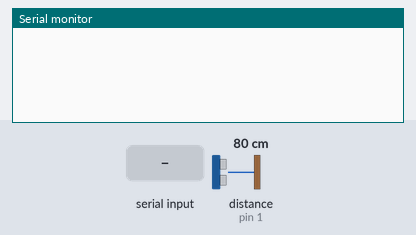
Recording of a sketch running on a simulated Arduino Uno, built with avr-gcc and run on an emulated ATmega328P. Shown: the last lines printed to the serial monitor. Inputs (shaded band) come from the test bench; at power-on: distance to the obstacle (sensor on pin 1) 80 cm. The echo pulse lasts 58.3 µs per cm.

Above: at 1.2 s.
1.3 s: "F" received over Serial
At 2.6 s:
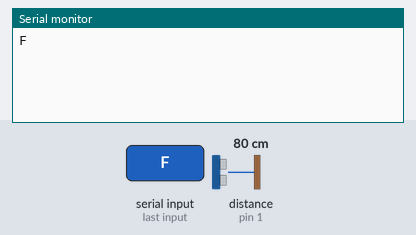
2.9 s: "B" received over Serial
At 4.1 s:
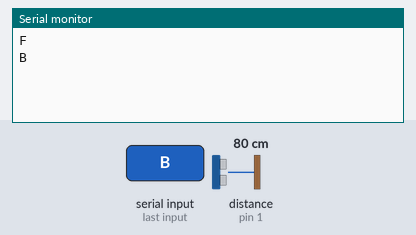
4.4 s: "R" received over Serial
At 5.5 s:
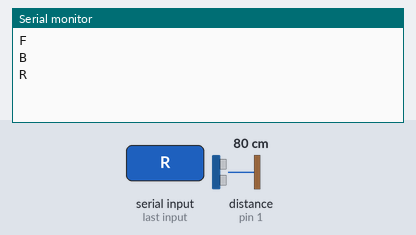
5.9 s: "L" received over Serial
At 6.7 s:
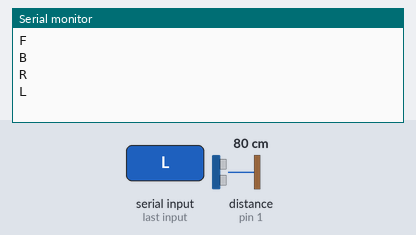
7.4 s: "W" received over Serial
At 7.8 s:
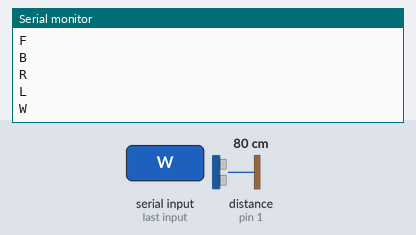
8.9 s: "w" received over Serial
At 10.2 s:
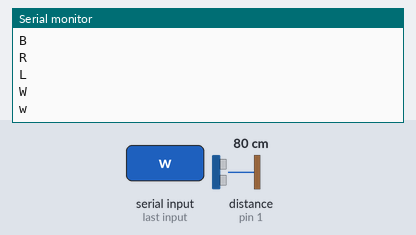

Measured:
- after the input at 1.3 s, the serial monitor: prints a new line after 0.10 s (image 1)
- after the input at 2.9 s, the serial monitor: prints a new line after 0.08 s (image 2)
- after the input at 4.4 s, the serial monitor: prints a new line after 0.08 s (image 3)
- after the input at 5.9 s, the serial monitor: prints a new line after 0.08 s (image 4)
- after the input at 7.4 s, the serial monitor: prints a new line after 0.08 s (image 5)
- after the input at 8.9 s, the serial monitor: prints a new line after 0.08 s (image 6)

The sketch:

C_code.ino
```cpp
#include <stdio.h>
#include <NewPing.h>
#include <stdlib.h>
#include <stdint.h>
#include <stdbool.h>

// Define pins for HC-SR04 ultrasonic sensor
#define trigPin 0    // Trig pin of HC-SR04 connected to analog pin 0
#define echoPin 1    // Echo pin of HC-SR04 connected to analog pin 1

// Define pins for motor control
#define leftMotorForwardPin 13
#define leftMotorReversePin 12
#define rightMotorForwardPin 11
#define rightMotorReversePin 10

// Define pin for LED
#define ledPin1 6   // Pin for the first LED

char c;  // Variable to store received commands
int distanceThreshold = 20;  // Distance threshold in centimeters for obstacle detection

// Create a NewPing object for ultrasonic sensor
NewPing sonar(trigPin, echoPin, 200);

// Function prototypes for Arduino functions
void pinMode(int pin, int mode) {
    // Implement the pinMode function for the specific microcontroller
}

void digitalWrite(int pin, int value) {
    // Implement the digitalWrite function for the specific microcontroller
}

int digitalRead(int pin) {
    // Implement the digitalRead function for the specific microcontroller
    return 0;
}

void setup() {
    // Initialize motor control pins as output
    pinMode(leftMotorForwardPin, 1);
    pinMode(leftMotorReversePin, 1);
    pinMode(rightMotorForwardPin, 1);
    pinMode(rightMotorReversePin, 1);

    // Initialize LED pin as output
    pinMode(ledPin1, 1);

    // Turn on the LED initially
    digitalWrite(ledPin1, 1);

    // Initialize serial communication at 9600 baud rate
    Serial.begin(9600);  // Bluetooth module communicates via serial port
}

void loop() {
    // Check if data is available to read from serial port
    if (Serial.available()) {  // Bluetooth module sends data to the serial port
        // Read the incoming byte
        c = Serial.read();  // Read the data sent by the Bluetooth module
        // Print the received character to serial monitor
        Serial.println(c);
    }

    // Control motor and LED based on the received command
    if (c == 'F') {       // Move forward (all motors rotate in forward direction)
        if (isObstacleDetected()) {
            stopMotors();
        } else {
            digitalWrite(leftMotorForwardPin, 1);
            digitalWrite(rightMotorForwardPin, 1);
        }
    } else if (c == 'B') {  // Move reverse (all motors rotate in reverse direction)
        stopMotors();
        digitalWrite(leftMotorReversePin, 1);
        digitalWrite(rightMotorReversePin, 1);
    } else if (c == 'R') {  // Turn right (left side motors rotate in forward direction, right side motors don't rotate)
        stopMotors();
        digitalWrite(leftMotorForwardPin, 1);
    } else if (c == 'L') {  // Turn left (right side motors rotate in forward direction, left side motors don't rotate)
        stopMotors();
        digitalWrite(rightMotorForwardPin, 1);
    } else if (c == 'W') {  // Turn first LED on
        digitalWrite(ledPin1, 0);
    } else if (c == 'w') {  // Turn first LED off
        digitalWrite(ledPin1, 1);
    } else if (c == 'S') {  // STOP (all motors stop)
        stopMotors();
    }

    // Small delay to stabilize loop
    delay(100);
}

bool isObstacleDetected() {
    // Measure the distance in centimeters
    unsigned int duration = sonar.ping_cm();

    // Check if the measured distance is within the threshold
    if (duration <= 0 || duration > distanceThreshold) {
        return false;
    } else {
        return true;
    }
}

void stopMotors() {
    // Stop all motors
    digitalWrite(leftMotorForwardPin, 0);
    digitalWrite(leftMotorReversePin, 0);
    digitalWrite(rightMotorForwardPin, 0);
    digitalWrite(rightMotorReversePin, 0);
}

int main() {
    // Setup the microcontroller
    setup();

    // Enter an infinite loop
    while (1) {
        loop();
    }

    return 0;
}
```
